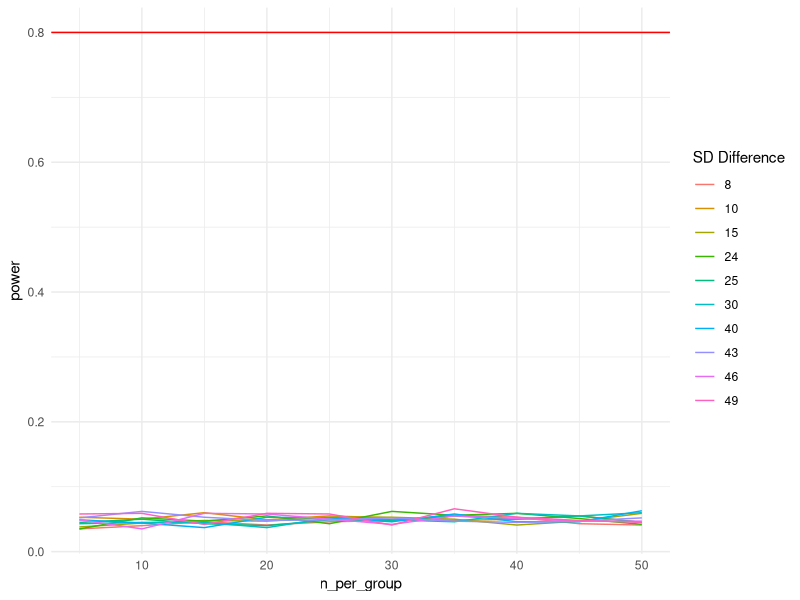
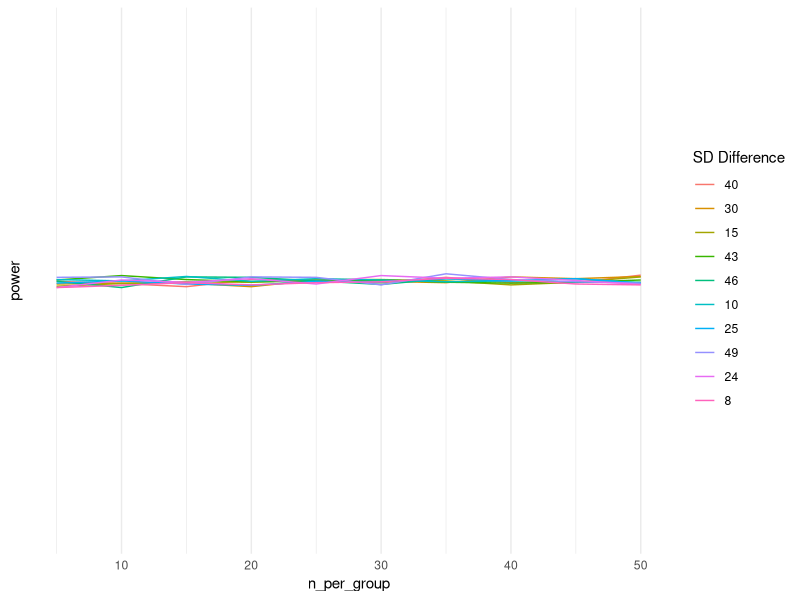
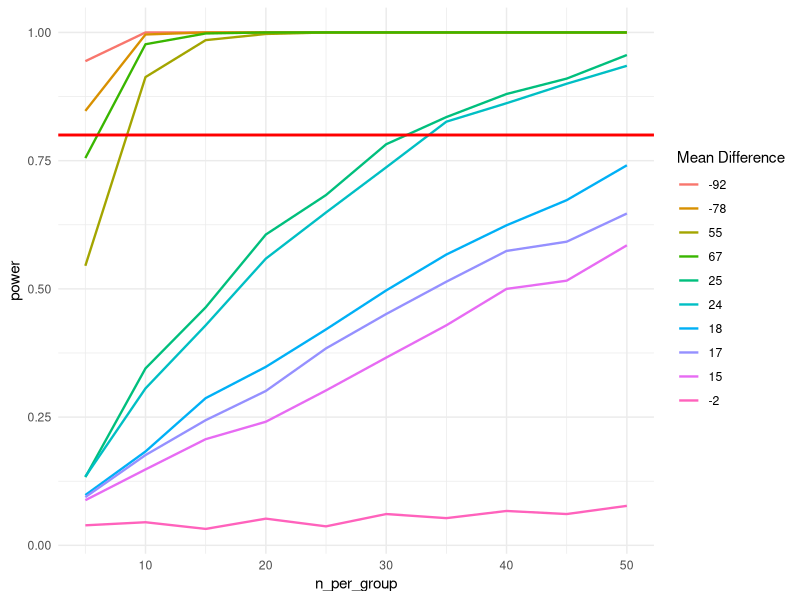
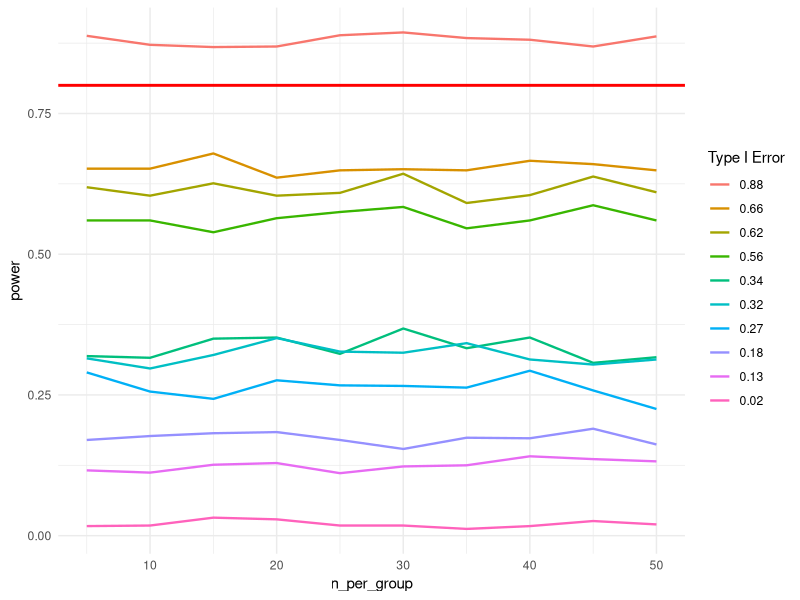
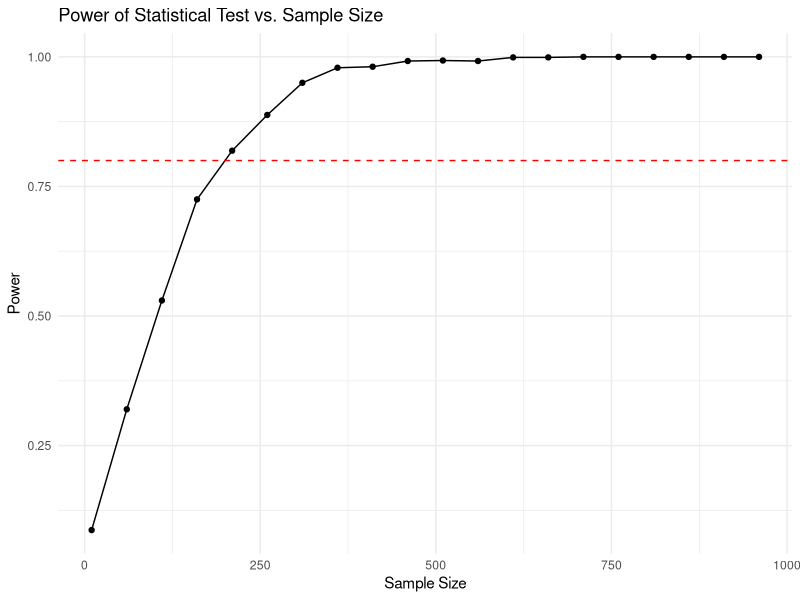

Source code (R) for these figures, in order:
## ---- chunk 1
#| message: false
#| warning: false

library(tidyverse)
library(ggplot2)
library(tibble)
library(patchwork)
## ---- chunk 2
power_stat_test <- function(mean1, mean_diff, sd1, sd_diff, type_1_error_level, numsims,iter){
  #list of power values after all iterations 
  power_vals <- vector("double",iter)
  #list of sample size value
  sample_size <- vector("numeric",iter)
  #calculate the mean of the second group
  mean2 <- mean1 + mean_diff
  #calculate the standard deviation of the second group
  sd2 <- sd1 + sd_diff
  for (k in 1:iter)  {
    significant <- vector("logical", numsims)
    n1 <- 5 * k
    n2 <- n1
    for (i in 1:numsims) {
      samp1 <- rnorm(n1, mean1, sd1)
      samp2 <- rnorm(n2, mean2, sd2)
      p_value <- t.test(x = samp1, y = samp2)$p.value
      significant[i] <- (p_value < type_1_error_level)
    }
    power_vals[k] <- mean(significant)
    sample_size[k] <- n1
  }
  return(list(sample_size,power_vals))
}
## ---- chunk 3
mean1 <- 225
iter <- 10
type_1_error_level <- 0.05
numsims <- 1000
sd1 <- 35
## ---- chunk 4
sd_diff <- sample(5:75,iter)
## ---- chunk 5
sd1 <- 35
## ---- chunk 6
combined_data <- tibble(n_per_group = numeric(), power = numeric(), sd_diff_val = numeric())

for (val in sd_diff) {
  result <- power_stat_test(mean1, 0, sd1, val, type_1_error_level, numsims, iter)
  temp_data <- tibble(n_per_group = result[[1]], power = result[[2]], sd_diff_val = rep(val, length(result[[1]])))
  combined_data <- rbind(combined_data, temp_data)
}

ggplot(combined_data, aes(x = n_per_group, y = power, color = as.factor(sd_diff_val))) +
  geom_line() +
  geom_hline(yintercept = 0.8, color = "red") +
  labs(color = "SD Difference")+
  theme_minimal()

ggplot(combined_data, aes(x = n_per_group, y = power, color = fct_reorder2(as.factor(sd_diff_val),n_per_group,power))) +
  geom_line() +
  labs(color = "SD Difference")+
  scale_y_discrete(limits=max())+
  theme_minimal()
## ---- chunk 7
mean1 <- 225
iter <- 10
type_1_error_level <- 0.05
true_diff <- sample(-100:100,iter)
sd1 <- 35
numsims <- 1000
## ---- chunk 8
combined_data_mean <- tibble(n_per_group = numeric(), power = numeric(), true_diff_val = numeric())

for (val in true_diff) {
  result <- power_stat_test(mean1, val, sd1, 0,type_1_error_level, numsims, iter)
  temp_data <- tibble(n_per_group = result[[1]], power = result[[2]], true_diff_val = rep(val, length(result[[1]])))
  combined_data_mean <- rbind(combined_data_mean, temp_data)
}
## ---- chunk 9
ggplot(combined_data_mean, aes(x = n_per_group, y = power, color = fct_reorder2(as.factor(true_diff_val),n_per_group,power))) +
  geom_line(linewidth=0.8) +
  geom_hline(yintercept = 0.8, color = "red", linewidth=1) +
  labs(color = "Mean Difference")+
  theme_minimal()

## ---- chunk 10
mean1 <- 225
iter <- 10
sd1 <- 35
type_1_error_level <- sample(seq(0.01, 0.9, by = 0.01), iter, replace = TRUE)
## ---- chunk 11
combined_data_error <- tibble(n_per_group = numeric(), power = numeric(), error_level = numeric())
type_1_error_level
for (val in type_1_error_level) {
  print(val)
  result <- power_stat_test(mean1, 0, sd1, 0, val, numsims, iter)
  temp_data <- tibble(n_per_group = result[[1]], power = result[[2]], error_level = rep(val, length(result[[1]])))
  combined_data_error <- rbind(combined_data_error, temp_data)
}
combined_data_error
## ---- chunk 12
ggplot(combined_data_error, aes(x = n_per_group, y = power, color = fct_reorder2(as.factor(error_level),n_per_group,power))) +
  geom_line(linewidth=0.8) +
  geom_hline(yintercept = 0.8, color = "red", linewidth=1) +
  labs(color = "Type I Error")+
  theme_minimal()

## ---- chunk 13
power_stat_test <- function(mean1, mean_diff, sd1, type_1_error_level, numsims, sample_sizes){
  power_vals <- numeric(length(sample_sizes))
  sample_size <- numeric(length(sample_sizes))
  
  mean2 <- mean1 + mean_diff
  
  for (k in seq_along(sample_sizes))  {
    significant <- numeric(numsims)
    n1 <- sample_sizes[k]
    n2 <- n1
    for (i in 1:numsims) {
      samp1 <- rnorm(n1, mean1, sd1)
      samp2 <- rnorm(n2, mean2, sd1) # Notice sd2 is removed or kept constant as sd1
      p_value <- t.test(x = samp1, y = samp2)$p.value
      significant[i] <- (p_value < type_1_error_level)
    }
    power_vals[k] <- mean(significant)
    sample_size[k] <- n1
  }
  return(list(sample_size = sample_size, power = power_vals))
}
## ---- chunk 14
numsims <- 1000
mean1 <- 225
sd1 <- 35
mean_diff <- 10 # Assuming you're interested in a specific mean difference
type_1_error_level <- 0.05
sample_sizes <- seq(10, 1000, by = 50) # Example range of sample sizes

result <- power_stat_test(mean1, mean_diff, sd1, type_1_error_level, numsims, sample_sizes)

# Plotting the results
library(ggplot2)
ggplot(data = data.frame(sample_size = result$sample_size, power = result$power), aes(x = sample_size, y = power)) +
  geom_line() +
  geom_point() +
  geom_hline(yintercept = 0.8, linetype = "dashed", color = "red") +
  theme_minimal() +
  labs(title = "Power of Statistical Test vs. Sample Size",
       x = "Sample Size",
       y = "Power")
